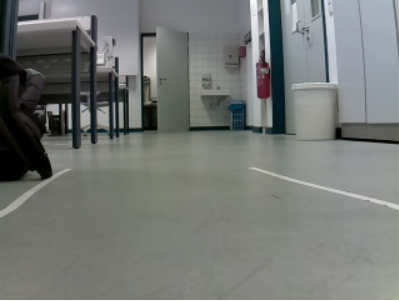
#> input picture OPEN_CV/08_12_02_pic.PNG, 399 x 302 px
$ python -i Detection_Edges.py   (imports and definitions only)
#> lines starting #> are read from the running program, lines starting #| are printed output that depends on the picture; after the words box and inside, x2 and y2 are one past the last pixel; in counts of white or black regions, pixels touching at a corner belong together
#> further down, picture is the input picture: shape (302, 399, 3); mean B, G, R 117.6, 120.5, 117.2
import numpy as np
import cv2
import sys


def detection_edges(frame):
	#import piture

	hsv = cv2.cvtColor(frame, cv2.COLOR_BGR2HSV)
#> hsv: shape (302, 399, 3); mean H, S, V 61.5, 25.4, 122.5

	#green range normal
	lower = np.array([50, 28, 110])
	upper = np.array([95, 255, 255])

	mask = cv2.inRange(hsv,lower,upper)
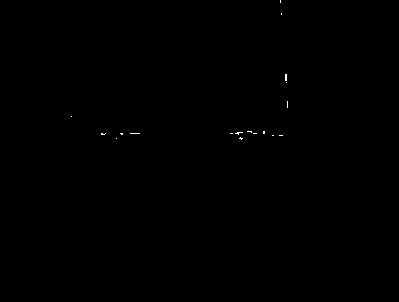
#> mask: shape (302, 399); 0.08% white in thin lines or dots, all inside (x1, y1, x2, y2) = (71, 0, 288, 140)
	#detection edges of lines
	edges = cv2.Canny(mask, 200, 400)
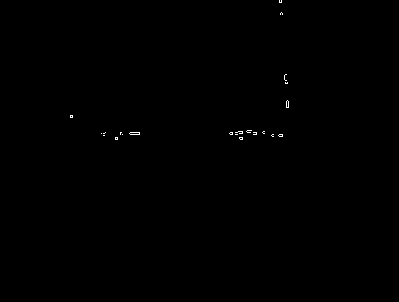
#> edges: shape (302, 399); 0.14% white in thin lines or dots, all inside (x1, y1, x2, y2) = (70, 0, 289, 140)

	return edges


>>> import cv2
>>> picture = cv2.imread('08_12_02_pic.PNG')
>>> result = detection_edges(picture)

$ run again, on OPEN_CV/line.jpeg
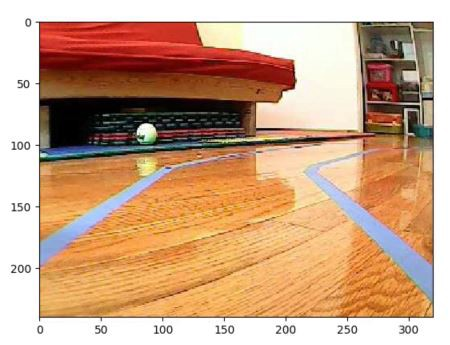
#> input picture OPEN_CV/line.jpeg, 450 x 345 px
#> picture is the input picture: shape (345, 450, 3); mean B, G, R 132.5, 163, 202.7
#> hsv: shape (345, 450, 3); mean H, S, V 23.5, 104.5, 205.3
#> in detection_edges, `mask = cv2.inRange(hsv,lower,upper)`:
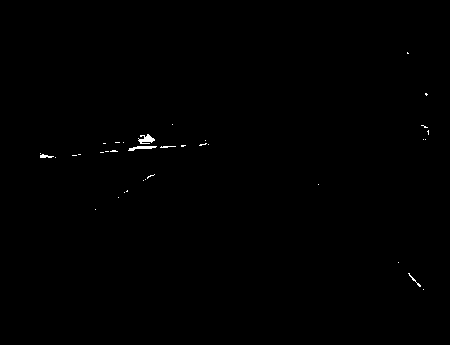
#> mask: shape (345, 450); 0.24% white in thin lines or dots, all inside (x1, y1, x2, y2) = (40, 52, 429, 290)
#> in detection_edges, `edges = cv2.Canny(mask, 200, 400)`:
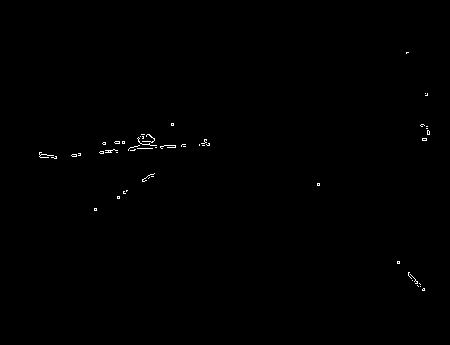
#> edges: shape (345, 450); 0.28% white in thin lines or dots, all inside (x1, y1, x2, y2) = (39, 52, 430, 291)

$ run again, on OPEN_CV/line.jpg
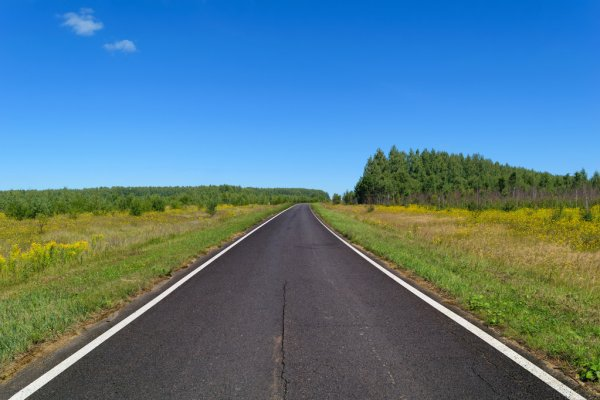
#> input picture OPEN_CV/line.jpg, 600 x 400 px
#> picture is the input picture: shape (400, 600, 3); mean B, G, R 140.1, 121.9, 83.8
#> hsv: shape (400, 600, 3); mean H, S, V 85.2, 133.2, 161.8
#> in detection_edges, `mask = cv2.inRange(hsv,lower,upper)`:
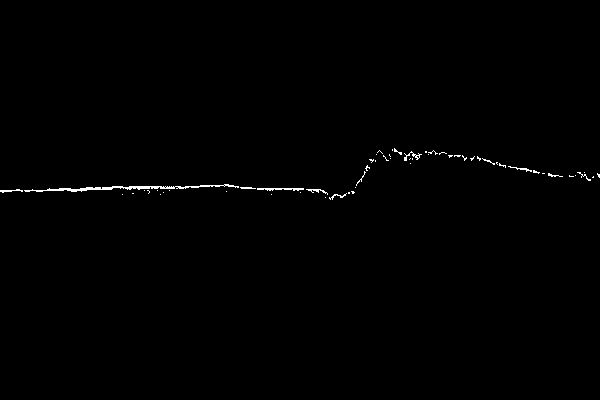
#> mask: shape (400, 600); 0.48% white in thin lines or dots, all inside (x1, y1, x2, y2) = (0, 148, 600, 200)
#> in detection_edges, `edges = cv2.Canny(mask, 200, 400)`:
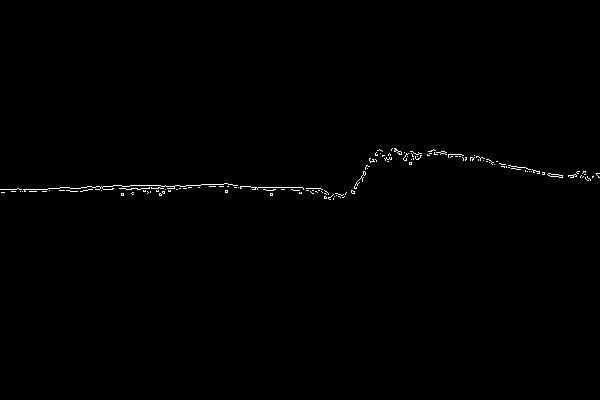
#> edges: shape (400, 600); 0.47% white in thin lines or dots, all inside (x1, y1, x2, y2) = (0, 148, 600, 200)
